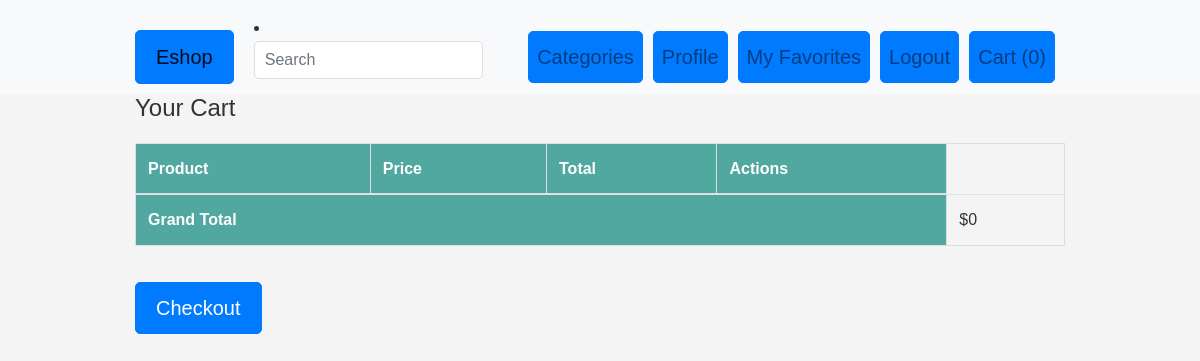
Page /cart-detail/ (signed in) on the earlier database version.
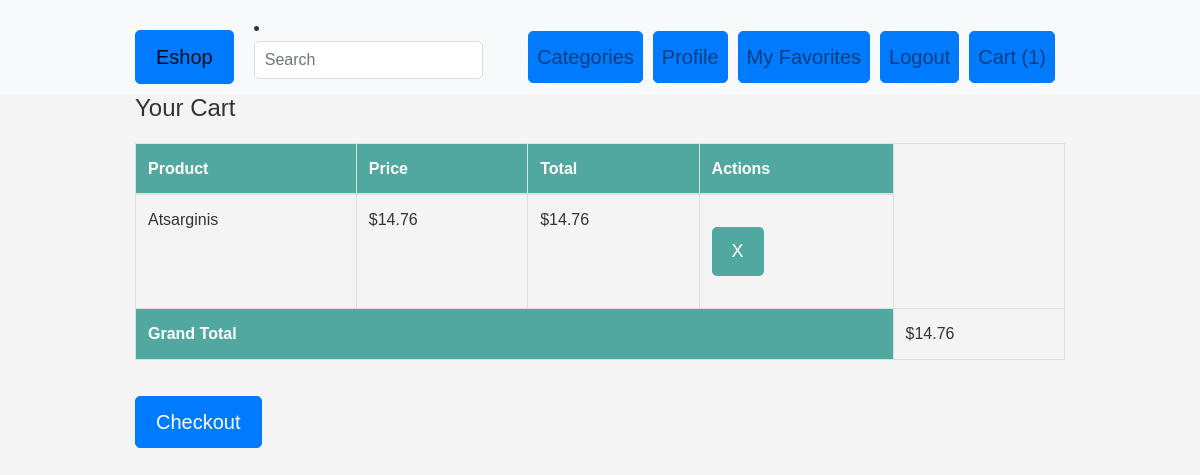
Same page on the later database version.
### eshopas_app/models.py (models this page shows, shortened)
class Cart(models.Model):
    user = models.OneToOneField(User, on_delete=models.CASCADE)

class CartItem(models.Model):
    product = models.ForeignKey(Product, on_delete=models.CASCADE)
    quantity = models.PositiveIntegerField(default=1)
    created_at = models.DateTimeField(auto_now_add=True)
    cart = models.ForeignKey(Cart, on_delete=models.CASCADE, default=None)
    def total_price(self):
        return self.product.price * self.quantity

class Product(models.Model):
    product_id = models.IntegerField(default=0)
    name = models.CharField(max_length=100)
    price = models.DecimalField(max_digits=10, decimal_places=2)
    category = models.ForeignKey(Category, on_delete=models.CASCADE, default=1)
    image = models.ImageField(upload_to='product_images/', blank=True, null=True)
    thumbnail = ImageSpecField(source='image', processors=[ResizeToFill(150, 200)], format='JPEG', options={'quality': 90})
    is_featured = models.BooleanField(default=True)
    stock = models.PositiveIntegerField(default=0)
    description = models.TextField(blank=True)
    favorites = models.ManyToManyField(User, related_name='favorites', blank=True)

### eshopas_app/views.py (the view)
# urls.py: path('cart-detail/', views.cart_detail, name='cart_detail'),
@login_required
def cart_detail(request):
    user = request.user
    cart, created = Cart.objects.get_or_create(user=user)
    cart_items = CartItem.objects.filter(cart=cart)
    total_cart_value = sum(item.total_price() for item in cart_items)
    context = {
        'cart_items': cart_items,
        'total_cart_value': total_cart_value,
    }
    return render(request, 'cart_detail.html', context)

### eshopas_app/templates/cart_detail.html (shortened to what this page needs)
{% extends 'base.html' %}
{% load static %}
{% load myfilters %}
{% block content %}
    <h2>Your Cart</h2>
    <table class="table">
        <thead>
            <tr>
                <th>Product</th>
                <th>Price</th>
                <th>Total</th>
                <th>Actions</th>
            </tr>
        </thead>
        <tbody>
            {% for item in cart_items %}
                <tr>
                    <td>{{ item.product.name }}</td>
                    <td>${{ item.product.price }}</td>
                    <td>${{ item.total_price }}</td>
                    <td>
                        <form method="post" action="{% url 'remove_item' item.product.id %}">
                            <button type="submit">X</button>
                        </form>
                    </td>
                </tr>
            {% endfor %}
        </tbody>
        <tfoot>
            <tr>
                <th colspan="4">Grand Total</th>
                <td>${{ total_cart_value }}</td>
            </tr>
        </tfoot>
    </table>
    <a href="{% url 'checkout' %}" class="btn btn-primary">Checkout</a>
{% endblock %}

### eshopas_app/templates/base.html (shortened to what this page needs)
<!DOCTYPE html>
{% load static %}
{% load cart_tags %}
{% load myfilters %}
<html lang="en">
<head>
    <link rel="stylesheet" href="https://stackpath.bootstrapcdn.com/bootstrap/4.1.3/css/bootstrap.min.css">
    <link rel="stylesheet" type="text/css" href="{% static 'css/styles.css' %}">
</head>
<body>
<nav class="navbar navbar-expand-lg navbar-light bg-light">
    <div class="container">
        <a class="navbar-brand btn btn-primary" href="/">Eshop</a>
        <li>
            <form action="{% url 'search' %}" method="get" class="form-inline my-2 my-md-0">
                <input name="query" class="form-control" type="text" placeholder="Search">
            </form>
        </li>
        <div class="collapse navbar-collapse" id="navbarNavAltMarkup">
            <div class="navbar-nav ml-auto">
                <a class="nav-item nav-link btn btn-primary" href="/category/">Categories</a>
                {% if user.is_authenticated %}
                    <a class="nav-item nav-link btn btn-primary" href="/profile/">Profile</a>
                    <a class="nav-item nav-link btn btn-primary" href="/my-favorites/">My Favorites</a>
                    <a class="nav-item nav-link btn btn-primary" href="/logout/">Logout</a>
                    {% if request.user.cart %}
                        <a class="nav-item nav-link btn btn-primary cart-link" href="/cart-detail/">
                            Cart ({{ request.user.cart.cartitem_set.count }})
                        </a>
                    {% else %}
                        <a class="nav-item nav-link btn btn-primary cart-link" href="/cart-detail/">
                            Cart (0)
                        </a>
                    {% endif %}
                {% else %}
                    <a class="nav-item nav-link btn btn-primary" href="{% url 'login' %}">Login</a>
                    <a class="nav-item nav-link btn btn-primary" href="/register/">Register</a>
                {% endif %}
            </div>
        </div>
    </div>
</nav>
<div class="container">
    {% block content %}
    {% endblock %}
</div>
</body>
</html>

Differences in the rows shown:
added CartItem: product.name "Atsarginis", product.price "14.76", total_price "14.76"
Other differences:
{{ request.user.cart.cartitem_set.count }}: "0" → "1"
{{ total_cart_value }}: "0" → "14.76"
